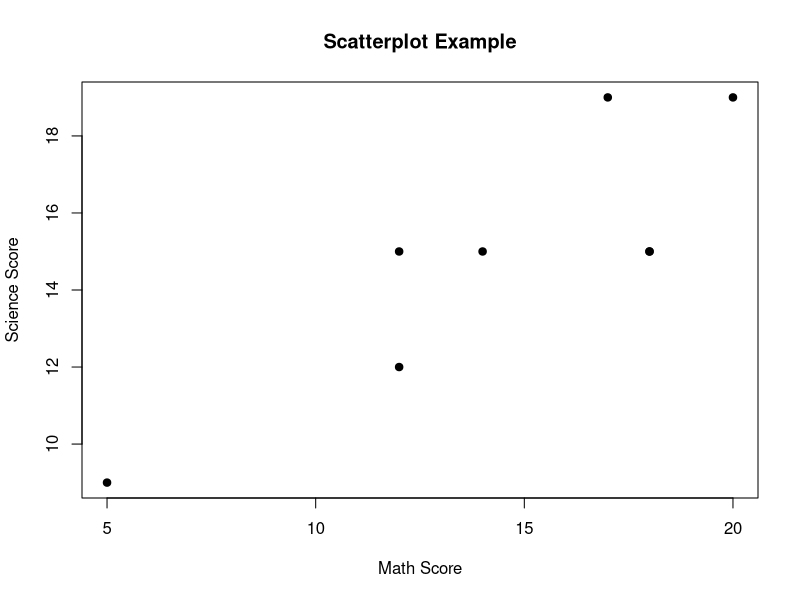

Write the R code that produced this figure.
# R. Lecture 6. Scatter plot
#ref: https://www.statmethods.net/graphs/scatterplot.html
#attach(mtcars)
#plot(wt, mpg, main="Scatterplot Example", 
 #    xlab="Car Weight ", ylab="Miles Per Gallon ", pch=19)

mathScore <-c(18,12, 5, 14,20, 17, 18, 12)
scienceScore <-c(15, 12,   9,  15,19, 19,15,15)

plot(mathScore, scienceScore, main="Scatterplot Example", 
     xlab="Math Score", ylab="Science Score", pch=19)
